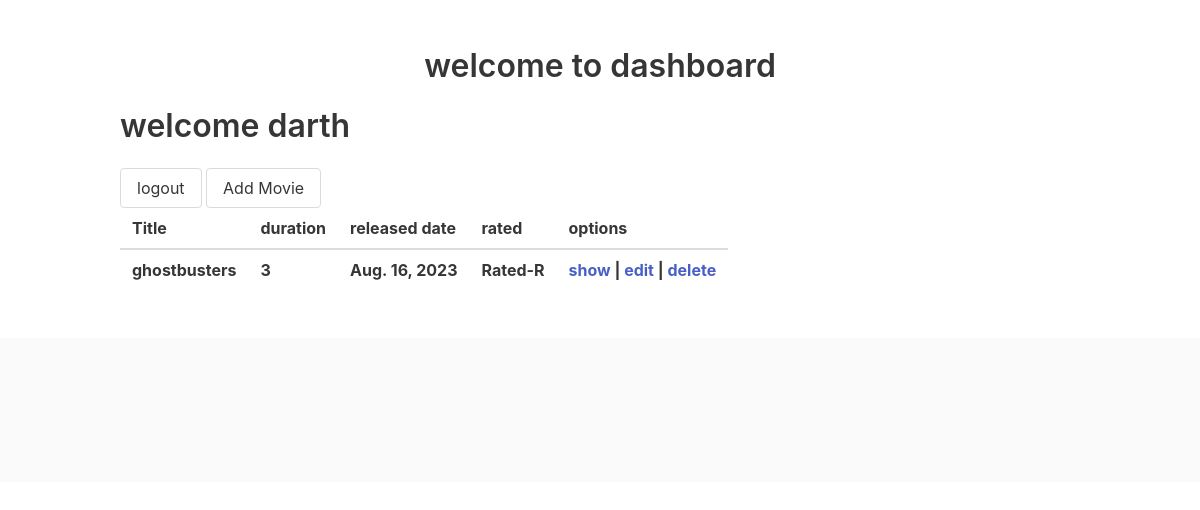
The page /movies/ (signed in) on the database as committed earlier.
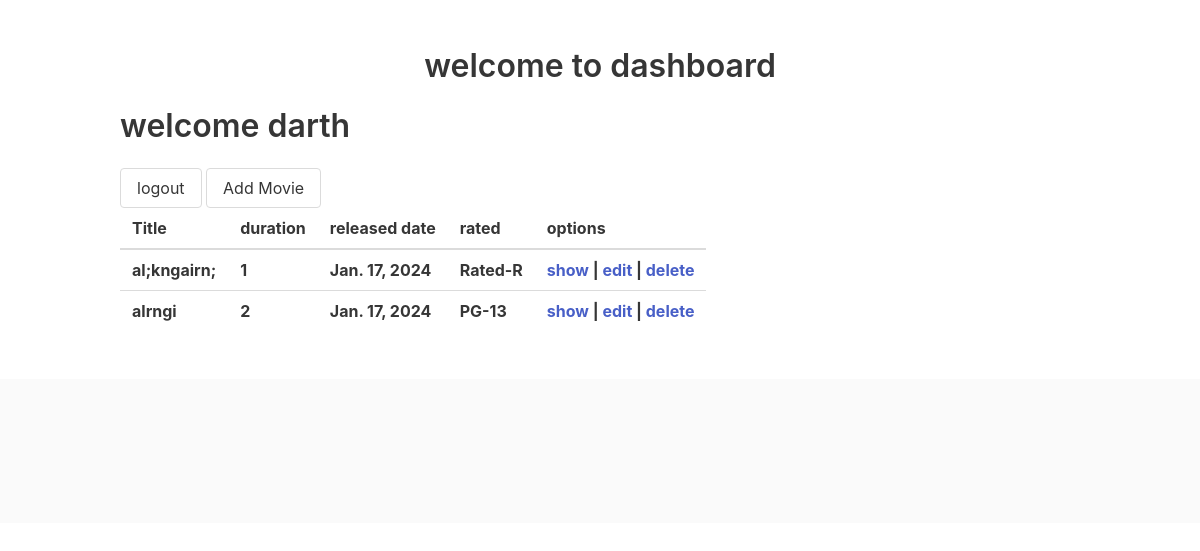
The same page on the database as committed later.
### apps/user/models.py (models this page shows, shortened)
class User(models.Model):
    first_name = models.CharField(max_length = 255)
    last_name = models.CharField(max_length = 255)
    email = models.EmailField(unique = True)
    password = models.CharField(max_length = 60)
    created_at = models.DateTimeField(auto_now_add = True)
    updated_at = models.DateTimeField(auto_now = True)

### apps/movie/models.py (models this page shows, shortened)
class Movie(models.Model):
    title = models.CharField(max_length=45)
    duration = models.IntegerField()
    description = models.TextField()
    released_date = models.DateField()
    rated = models.IntegerField()
    created_by = models.ForeignKey(User, related_name = 'movies', on_delete = models.CASCADE, null = True)
    created_at = models.DateTimeField(auto_now_add=True)
    updated_at = models.DateTimeField(auto_now=True)

### apps/movie/views.py (the view)
# urls.py: path('', views.dashboard, name= 'dashboard'),
def dashboard(request):
    all_movies = Movie.objects.all()
    user_id = request.session['userid']
    user_data = User.objects.get(id = user_id)
    print(user_id)
    context = {
        'all_movies' : all_movies,
        'one_user' : user_data
    }
    return render(request, "dash.html", context)

### apps/movie/templates/dash.html (shortened to what this page needs)
{% extends 'base.html' %}
{% block body %}
<section class="section">
    <div class="container">
        <h1 class="title has-text-centered">welcome to dashboard</h1>
        <h1 class="title">welcome {{ one_user.first_name}}</h1>
        <a href="{% url 'users:logout' %}" class="button">logout</a>
        <a href="{% url 'movies:new' %}" class="button">Add Movie</a>
        <table class="table">
            <thead>
                <tr>
                    <th>Title</th>
                    <th>duration</th>
                    <th>released date</th>
                    <th>rated</th>
                    <th>options</th>
                </tr>
            </thead>
            <tbody>
                    {% for movie in all_movies %}
                    <tr>
                        <th>{{ movie.title }}</th>
                        <th>{{ movie.duration }}</th>
                        <th>{{ movie.released_date }}</th>
                        <th>
                            {% if movie.rated == 1 %}
                                Rated-R
                            {% elif movie.rated == 2 %}
                                PG-13
                            {% endif %}
                        </th>
                        <th>
                            <a href="/movies/{{ movie.id }}">show</a> |
                            <a href="/movies/{{ movie.id}}/edit">edit</a> |
                            <a href="/movies/{{ movie.id }}/delete">delete</a>
                        </th>
                    </tr>
                    {% endfor %}
                </tbody>
            </table>
    </div>
</section>
{% endblock %}

### apps/movie/templates/base.html (shortened to what this page needs)
<!DOCTYPE html>
<html lang="en">
<head>
    <link rel="stylesheet" href="https://cdn.jsdelivr.net/npm/bulma@0.9.4/css/bulma.min.css">
</head>
<body>
    {% block body %} {% endblock %}
    <footer class="footer">
    </footer>
</body>
</html>

Rows that differ between the two databases and show on the page:
removed Movie: title "ghostbusters", duration "3", released_date "Aug. 16, 2023", rated "Rated-R"
added Movie: title "al;kngairn;", duration "1", released_date "Jan. 17, 2024", rated "Rated-R"
added Movie: title "alrngi", duration "2", released_date "Jan. 17, 2024", rated "PG-13"
